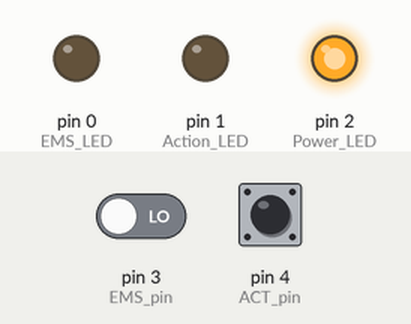
Recording of a sketch running on a simulated Arduino Uno, built with avr-gcc and run on an emulated ATmega328P. Shown: output pins drawn as LEDs (lit = HIGH). Inputs (shaded band) come from the test bench; at power-on: pin 3 (EMS_pin) LOW, pin 4 (ACT_pin) HIGH.

Above: at 1.2 s.
1.3 s: pin 3 (EMS_pin) driven HIGH
At 1.6 s:
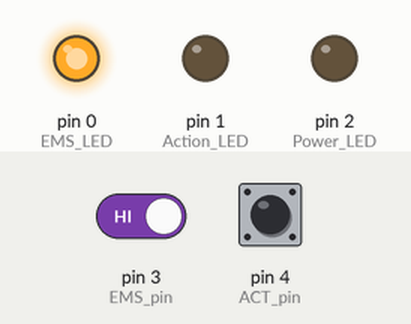
2.8 s: pin 3 (EMS_pin) driven LOW
At 3.9 s:
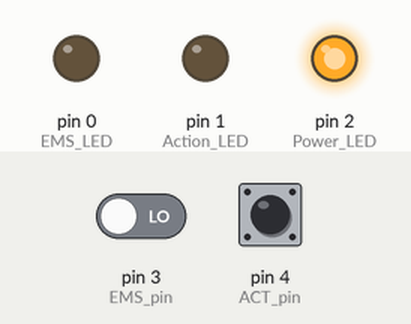
4.3 s: pin 4 (ACT_pin) pulled LOW for 0.15 s
At 4.37 s:
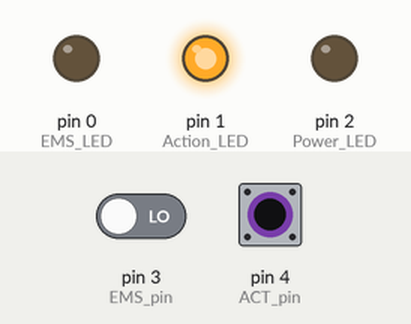
5.9 s: pin 4 (ACT_pin) pulled LOW for 3.2 s
At 9.9 s:
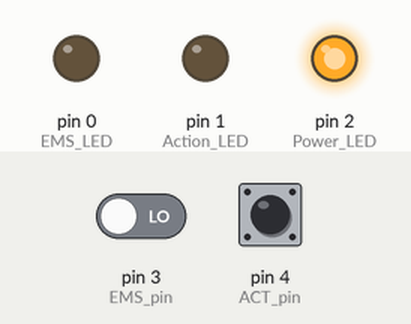
Timing chart, 0 to 11.4 s (numbered marks = the images above; inputs shaded):
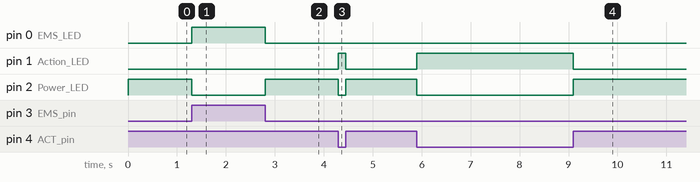

Measured:
- after the input at 1.3 s, pin 0 (EMS_LED): LOW → HIGH at once; pin 2 (Power_LED): HIGH → LOW at once
- after the input at 2.8 s, pin 0 (EMS_LED): HIGH → LOW at once; pin 2 (Power_LED): LOW → HIGH at once
- after the input at 4.3 s, pin 1 (Action_LED): LOW → HIGH at once, → LOW 0.15 s later; pin 2 (Power_LED): HIGH → LOW at once, → HIGH 0.15 s later
- after the input at 5.9 s, pin 1 (Action_LED): LOW → HIGH at once, → LOW 3.2 s later; pin 2 (Power_LED): HIGH → LOW at once, → HIGH 3.2 s later

The sketch:

State_LED.ino
```cpp
//LED port set, just allow "port_1", "port_2", "port_3"
#define Power_LED port_1
#define Action_LED port_2
#define EMS_LED port_3

//set emergency switch a-contact or b-contact, only use "NC", "NO"
#define EMS_contact NC

//set Action_LED lights when logic HIGH or LOW, only use "Positive_logic", "Negative_logic"
#define Action_logic Negative_logic


#define port_1 2
#define port_2 1
#define port_3 0

#define NC 0
#define NO 1

#define Positive_logic 0
#define Negative_logic 1


#define ACT_pin 4
#define EMS_pin 3

void setup()
{
	pinMode(Power_LED, OUTPUT );
	pinMode(Action_LED, OUTPUT );
	pinMode(EMS_LED, OUTPUT );
    pinMode(ACT_pin, INPUT_PULLUP );
    pinMode(EMS_pin, INPUT );
    digitalWrite(Power_LED, 1);
    digitalWrite(Action_LED, 1);
    digitalWrite(EMS_LED, 1);
}

void loop()
{
	bool EMS_state = digitalRead(EMS_pin) ^ EMS_contact;
    if (EMS_state) {
        digitalWrite(Power_LED, 0);
        digitalWrite(Action_LED, 0);
        digitalWrite(EMS_LED, 1);
    }
    else {
        bool ACT_state = digitalRead(ACT_pin) ^ Action_logic;
        if(ACT_state) {
            digitalWrite(Power_LED, 0);
            digitalWrite(Action_LED, 1);
            digitalWrite(EMS_LED, 0);
        }
        else{
            digitalWrite(Power_LED, 1);
            digitalWrite(Action_LED, 0);
            digitalWrite(EMS_LED, 0);
        }
    }
}
```
